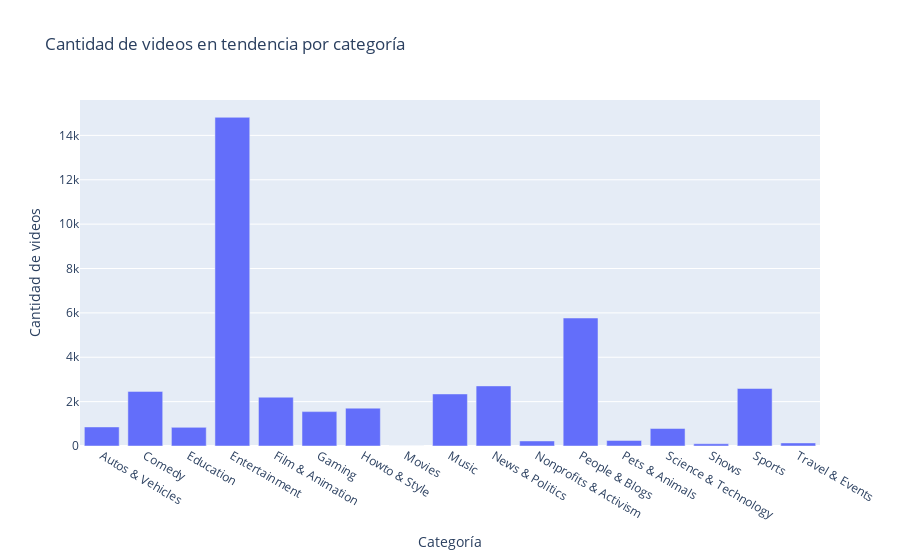

Write notebook code for a chart like this one.
### Code cell
fig = px.bar(aux, x=aux['Categoría'], y=aux['Cantidad de videos'], title="Cantidad de videos en tendencia por categoría")
fig.show()

### Figure 1 — Plotly figure (JSON) as saved in the notebook; plotly's stock layout.template omitted (floating-point values rounded to 4 significant figures)
{"data": [{"alignmentgroup": "True", "hovertemplate": "Categoría=%{x}<br>Cantidad de videos=%{y}<extra></extra>", "legendgroup": "", "marker": {"color": "#636efa", "pattern": {"shape": ""}}, "name": "", "offsetgroup": "", "orientation": "v", "showlegend": false, "textposition": "auto", "type": "bar", "x": ["Autos & Vehicles", "Comedy", "Education", "Entertainment", "Film & Animation", "Gaming", "Howto & Style", "Movies", "Music", "News & Politics", "Nonprofits & Activism", "People & Blogs", "Pets & Animals", "Science & Technology", "Shows", "Sports", "Travel & Events"], "xaxis": "x", "y": [859, 2462, 840, 14815, 2200, 1550, 1706, 2, 2346, 2709, 228, 5769, 249, 788, 100, 2592, 139], "yaxis": "y"}], "layout": {"barmode": "relative", "legend": {"tracegroupgap": 0}, "title": {"text": "Cantidad de videos en tendencia por categoría"}, "xaxis": {"anchor": "y", "domain": [0, 1], "title": {"text": "Categoría"}}, "yaxis": {"anchor": "x", "domain": [0, 1], "title": {"text": "Cantidad de videos"}}}}
